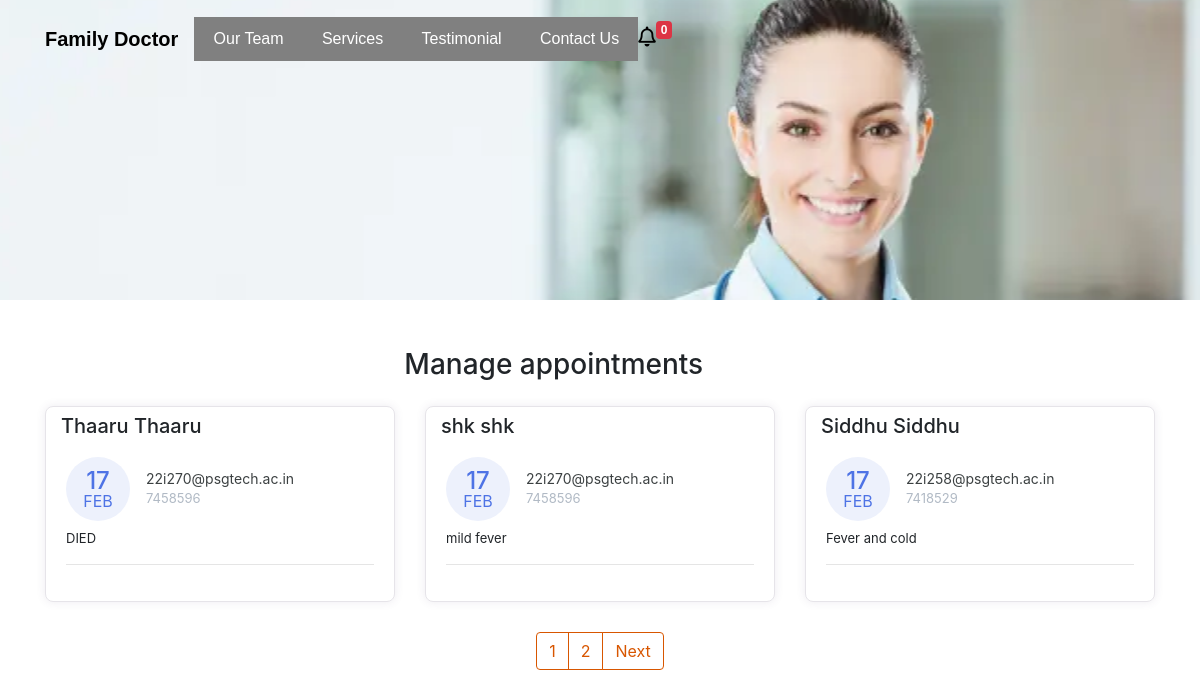
The page /manage-appointments/ on the database its author committed.
### doctor/models.py (models this page shows, shortened)
class Appointment(models.Model):
    first_name = models.CharField(max_length=50)
    last_name = models.CharField(max_length=50)
    email = models.CharField(max_length=50)
    phone = models.CharField(max_length=50)
    request = models.TextField(blank=True)
    sent_date = models.DateField(auto_now_add=True)
    accepted = models.BooleanField(default=False)
    accepted_date = models.DateField(auto_now_add=False, null=True, blank=True)
    class Meta:
        ordering = ["-sent_date"]

### doctor/views.py (the view, shortened to what this page needs)
# urls.py: path("manage-appointments/", ManageAppointmentTemplateView.as_view(), name="manage"),
class ManageAppointmentTemplateView(ListView):
    template_name = "manage-appointments.html"
    model = Appointment
    context_object_name = "appointments"
    login_required = True
    paginate_by = 3
    def get_context_data(self,*args, **kwargs):
        context = super().get_context_data(*args, **kwargs)
        appointments = Appointment.objects.all()
        context.update({
            "title":"Manage Appointments"
        })
        return context

### doctor/context_processors.py (called while the page is built)
def get_notification(request):
    count = Appointment.objects.filter(accepted=False).count()
    data = {
        "count":count
    }
    return data

### templates/manage-appointments.html (shortened to what this page needs)
{% extends 'base.html' %}
{% block content %}
    <div class="container mt-5">
        <div class="col-11 text-center mt-4 mb-4">
            <h3>
                Manage appointments
            </h3>
        </div>
        <div class="row">
        {% for app in appointments %}
            <div class="col-lg-4">
                <div class="card card-margin">
                    <div class="card-header no-border">
                        <h5 class="card-title">{{app.first_name}} {{app.last_name}}</h5>
                    </div>
                    <div class="card-body pt-0">
                        <div class="widget-49">
                            <div class="widget-49-title-wrapper">
                                <div class="widget-49-date-primary">
                                    <span class="widget-49-date-day">{{app.sent_date|date:"d"}}</span>
                                    <span class="widget-49-date-month">{{app.sent_date|date:"M"}}</span>
                                </div>
                                <div class="widget-49-meeting-info">
                                    <span class="widget-49-pro-title">{{app.email}}</span>
                                    <span class="widget-49-meeting-time">{{app.phone}}</span>
                                </div>
                            </div>
                            <div class="widget-49-meeting-points">
                                <span>{{app.request}}</span>
                            </div>
                            <hr class="w-100">
                        </div>
                    </div>
                </div>
            </div>
        {% endfor %}
        </div>
        {% if is_paginated %}
        <div class="wrapper">
            <nav aria-label="Page navigation example">
                <ul class="pagination">
                    {% for number in page_obj.paginator.page_range %}
                    <li class="page-item"><a class="page-link" href="?page={{number}}">{{number}}</a></li>
                    {% endfor %}
                    {% if page_obj.has_next %}
                    <li class="page-item"><a class="page-link" href="?page={{page_obj.prebious_page_number}}">Next</a></li>
                    {% endif %}
                </ul>
            </nav>
        </div>
        {% endif %}
{% endblock content %}

### templates/base.html (shortened to what this page needs)
{% load static %}
<!DOCTYPE html>
<html lang="en">
<head>
  <link href="{% static 'css/bootstrap.min.css' %}" rel="stylesheet">
  <link rel="stylesheet" href="https://cdnjs.cloudflare.com/ajax/libs/font-awesome/5.15.3/css/all.min.css" />
  <link rel="stylesheet" href="{% static 'css/styles.css' %}" />
</head>
<body>
  <div class="header" style="
  background: rgb(177, 177, 177) url('../static/img/header.png') no-repeat fixed center
  {% if "appointment" in request.path %}
  max-height:300px!important;min-height:300px!important;
  {% endif %}
  ">
    <nav class="navbar navbar-dark navbar-expand-md navigation-clean-search">
        <div class="container"><a class="navbar-brand" href="{% url 'home' %}">Family Doctor</a>
            <div class="collapse navbar-collapse"
                id="navcol-1">
                <ul class="nav navbar-nav">
                    <li class="nav-item" role="presentation">
                        <a class="nav-link active" href="#team">Our Team</a>
                    </li>
                    <li class="nav-item" role="presentation">
                        <a class="nav-link active" href="#services">Services</a>
                    </li>
                    <li class="nav-item" role="presentation">
                        <a class="nav-link active" href="#reviews">Testimonial</a>
                    </li>
                    <li class="nav-item" role="presentation">
                        <a class="nav-link active" href="#contact">Contact Us</a>
                    </li>
                  <li class="nav-item" role="presentation">
                    <a href="{% url 'manage' %}" style="float: left;cursor:pointer;" aria-expanded="true" title="You Have 6 New Appointments">
                      <i class="far fa-bell" style="font-size: 20px; float: left; color: black">
                      </i>
                  </a>
                  <span class="badge badge-danger">{{count}}</span>
                </li>
                </ul>
            </div>
        </div>
    </nav>
</div>
    {% block content %}{% endblock content %}
</body>
</html>

### static/css/styles.css (style rules this page uses)
.header { background: #000000 url("img/header.png") no-repeat fixed center; min-height: 1000px; font-family:'Source Sans Pro', sans-serif; }
@media (min-width:768px) { .header { padding-bottom:120px; } }
.header .navbar { background:transparent; padding-top:.75rem; padding-bottom:.75rem; color:#000000; border-radius:0; box-shadow:none; border:none; }
@media (min-width:768px) { .header .navbar { padding-top:1rem; padding-bottom:1rem; } }
.header .navbar .navbar-brand { font-weight:bold; color:inherit; }
.header .navbar .navbar-collapse { border-top:1px solid #000000; margin-top:.5rem; }
@media (min-width:768px) { .header .navbar .navbar-collapse { border-color:transparent; margin:0; } }
.header .navbar .navbar-nav a.active, .header .navbar .navbar-nav > .show .dropdown-item { background:grey; box-shadow:none; }
@media (min-width: 768px) { .header .navbar-nav .nav-link { padding-left:.7rem; padding-right:.7rem; } }
@media (min-width: 992px) { .header .navbar-nav .nav-link { padding-left:1.2rem; padding-right:1.2rem; } }
@media (min-width: 768px) { .navbar-nav>li>a { padding-top: 10px; padding-bottom: 10px; } }

### rows shown on the page
Appointment: first_name "Thaaru", last_name "Thaaru", sent_date "17", sent_date "FEB", email "22i270@psgtech.ac.in", phone "7458596", request "DIED"
Appointment: first_name "shk", last_name "shk", sent_date "17", sent_date "FEB", email "22i270@psgtech.ac.in", phone "7458596", request "mild fever"
Appointment: first_name "Siddhu", last_name "Siddhu", sent_date "17", sent_date "FEB", email "22i258@psgtech.ac.in", phone "7418529", request "Fever and cold"

### other values the page prints
{{ count }} "0"
{{ number }} "1" "2"
